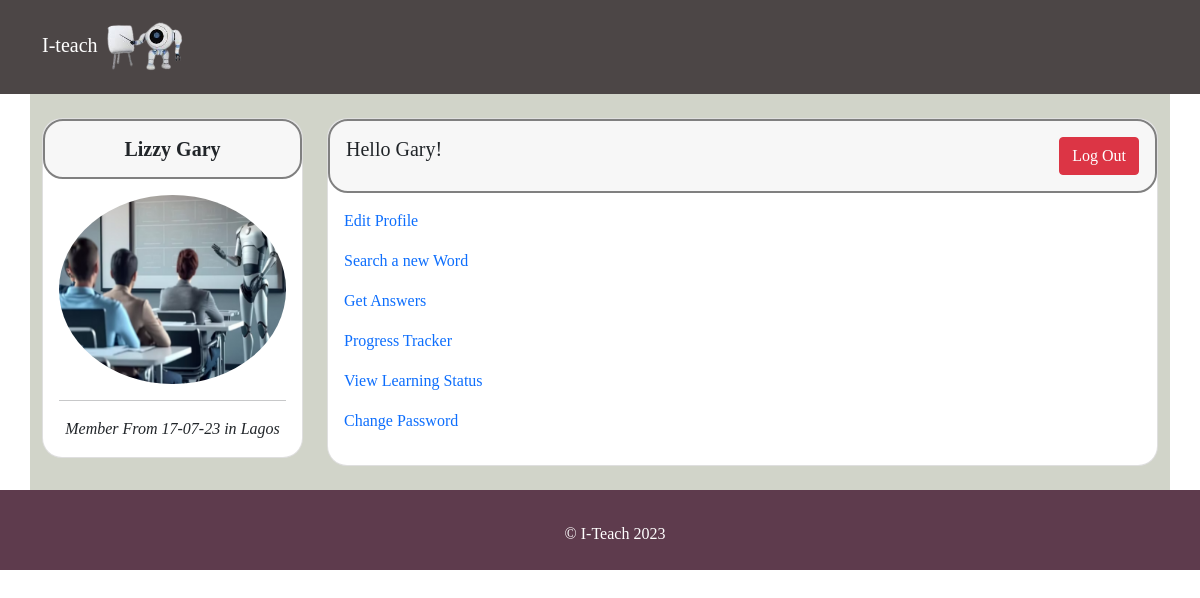
Screenshot of /userprofile.php (signed in) with the database file from the repository.
### tables this page shows
CREATE TABLE `user` (
  `user_id` int(11) NOT NULL,
  `user_firstName` varchar(100) DEFAULT NULL,
  `user_lastName` varchar(100) DEFAULT NULL,
  `user_email` varchar(100) DEFAULT NULL,
  `user_phoneNumber` varchar(50) DEFAULT NULL,
  `user_gender` enum('male','female') DEFAULT NULL,
  `user_address` varchar(200) DEFAULT NULL,
  `user_password` varchar(200) DEFAULT NULL,
  `user_confirmPassword` varchar(200) DEFAULT NULL,
  `user_image` varchar(200) NOT NULL,
  `user_state` varchar(50) DEFAULT NULL,
  `user_created` timestamp NOT NULL DEFAULT current_timestamp()
);

### classes/dbconnection.php (called while the page is built, shortened)
<?php
class Dbconnection{
    private $conn;
    public function connect(){
        try{
            $this->conn = new PDO(self::DSN, self::DB_USERNAME, self::DB_PASSWORD);
            $this->conn->setAttribute(PDO::ATTR_ERRMODE, PDO::ERRMODE_EXCEPTION);
        }catch(PDOException $ex){
            error_log("Connection Unsuccessful". $ex->getMessage());
        }
        return $this->conn;
    }
}
?>

### classes/User.php (called while the page is built, shortened)
<?php
require_once("Dbconnection.php");
class User extends Dbconnection{
    private $conn;
    public function __construct(){
        $this->conn = $this->connect();
    }
        public function getUserDetails($user_id){
        $sql = "SELECT * FROM user WHERE user_id=?";
        $stmt= $this->conn->prepare($sql);
        $stmt->execute([$user_id]);
        $result= $stmt->fetch(PDO::FETCH_ASSOC);
        return $result;
    }
}

### userprofile.php (the view, shortened to what this page needs)
<?php
  require_once("classes/User.php");
$user_id = $_SESSION["user_id"];
$userone = new User();
$user = $userone->getUserDetails($user_id);
?>
<?php require_once("partials/header1.php");?>
<div class="container">
    <div class="row" style="background-color: #D1D4C9;">
    <div class="col-md-3 mb-4">
    <div class="card mt-4" style="border-radius: 20px;">
      <div class="card-header py-3" style="border-radius: 20px; border:2px solid grey">
        <h5 class="mb-0 text-center"><span><b><?php echo $user["user_firstName"]." " .$user["user_lastName"];?></b></span></h5>
      </div>
      <div class="card-body">
       <div class="row">
        <div class="col-12">
            <div class="text-center mb-3">
                <img src='<?php echo "process/".$user["user_image"]; ?>' class="img-fluid rounded-circle">
            </div>
            <hr>
             <div class="text-center">
            <span><i>Member From <?php echo date("d-m-y", strtotime($user["user_created"]))?> in <?php echo $user["user_state"];?></i></span>
        </div>
        </div>
       </div>
      </div>
    </div>
  </div>
  <div class="col-md-9 mb-4">
    <div class="card mt-4" style="border-radius: 20px;">
      <div class="card-header py-3" style="border-radius: 20px;  border:2px solid grey">
      <h5 class="mb-0">Hello <?php echo $user["user_lastName"];?>! <span style="float: right;">   <form action="process/processlogout.php" method="POST">
    <input type="submit" value="Log Out" name="logoutbtn" id="logoutbtn" class="btn btn-danger">
    </form></span></h5>
      </div>
      <div class="card-body" style="min-height:200px">
       <p><a href="userEditProfile.php" style="text-decoration:none;">Edit Profile</a></p>
       <p><a href="DefinitionFetcher.php" style="text-decoration:none;">Search a new Word</a></p>
       <p><a href="getanswers.php" style="text-decoration:none;">Get Answers</a></p>
       <p><a href="progresstracker.php" style="text-decoration:none;">Progress Tracker</a></p>
       <p><a href="learningstatus.php?id=<?php echo $user["user_id"];?>" style="text-decoration:none;">View Learning Status</a></p>
        <p><a href="changepasswordcust.php" style="text-decoration:none;">Change Password</a></p>
    </div>
    </div>
  </div>
</div>
</div>
    <?php
      require_once("partials/footer.php");
    ?>

### assets/css/miniproject.css (style rules this page uses)
* { box-sizing:border-box; }
div { border:0px solid red; }
h1,h2,h3,h4,h5,p,a,button,input,div { font-family:algerian serif; }

### rows the page displays
user: user_firstName "Lizzy", user_lastName "Gary", user_image (picture), user_created "17-07-23", user_state "Lagos"
